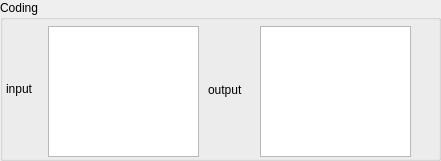
        <widget class="QGroupBox" name="GB_Coding">
         <property name="geometry">
          <rect>
           <x>840</x>
           <y>180</y>
           <width>441</width>
           <height>161</height>
          </rect>
         </property>
         <property name="title">
          <string>Coding</string>
         </property>
         <widget class="QPlainTextEdit" name="PTE_codingInput">
          <property name="geometry">
           <rect>
            <x>48</x>
            <y>26</y>
            <width>151</width>
            <height>131</height>
           </rect>
          </property>
         </widget>
         <widget class="QPlainTextEdit" name="PTE_codingOutput">
          <property name="geometry">
           <rect>
            <x>260</x>
            <y>26</y>
            <width>151</width>
            <height>131</height>
           </rect>
          </property>
         </widget>
         <widget class="QLabel" name="label_2">
          <property name="geometry">
           <rect>
            <x>208</x>
            <y>80</y>
            <width>51</width>
            <height>20</height>
           </rect>
          </property>
          <property name="text">
           <string>output</string>
          </property>
         </widget>
         <widget class="QLabel" name="label_3">
          <property name="geometry">
           <rect>
            <x>6</x>
            <y>80</y>
            <width>41</width>
            <height>17</height>
           </rect>
          </property>
          <property name="text">
           <string>input</string>
          </property>
         </widget>
        </widget>
